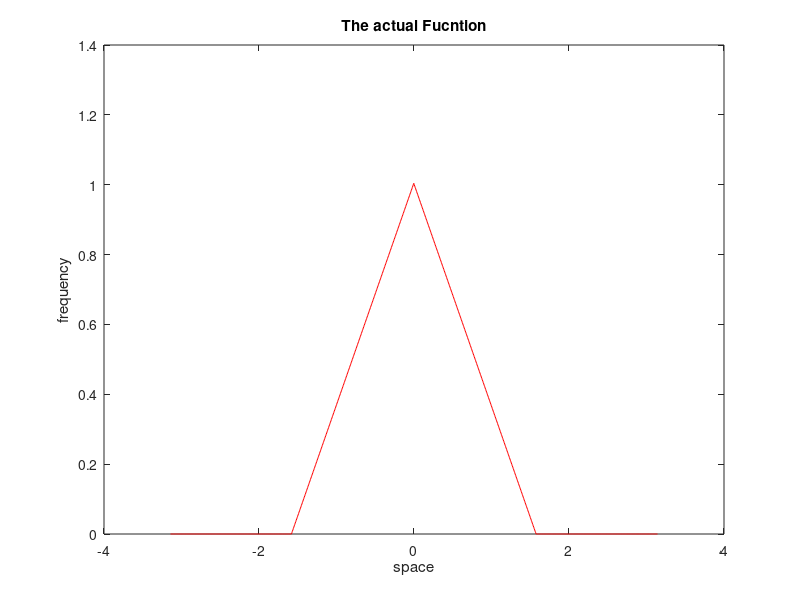
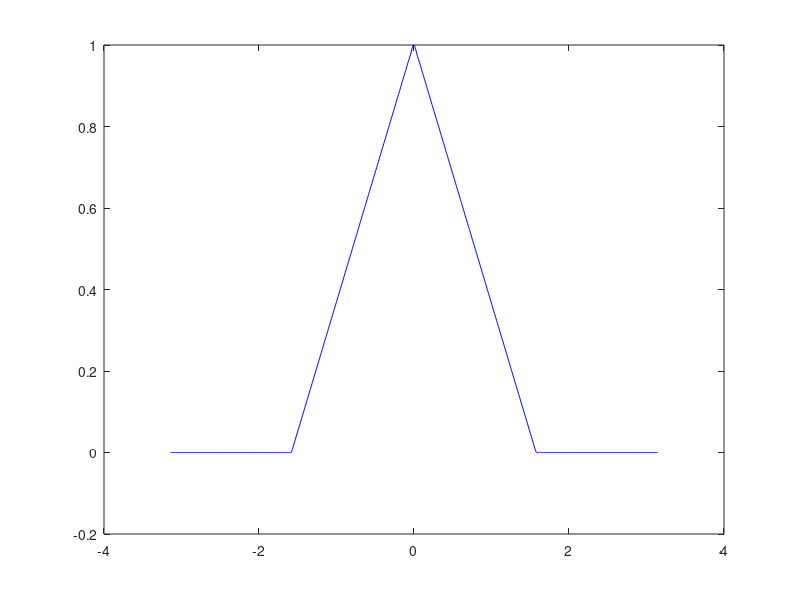

These figures' MATLAB source, in order:
%% Definition of the function
L = pi;
N= 1024;
dx = 2*L/(N-1);
x = -L:dx:L;
f=0*x;
f(N/4:N/2)=4*(1:N/4+1)/N;
f(N/2+1:3*N/4) = 1-4*(0:N/4-1)/N;

%% plotting the function to approximate
figure;
plot(x,f,"r");
xlabel("space");
ylabel("frequency");
title("The actual Fucntion");
%% Estimation of the function
A0= sum(f.*ones(size(x)))*dx/pi;
FFS = A0/2;
figure;
for k= 1:100
    A(k)= sum(f.*cos(pi*k*x/L))*dx/pi;
    B(k)= sum(f.*sin(pi*k*x/L))*dx/pi;
    FFS=FFS+A(k)*cos(k*pi*x/L)+B(k)*sin(k*pi*x/L);
    plot(x,FFS,"b");
    pause(.1);
end


